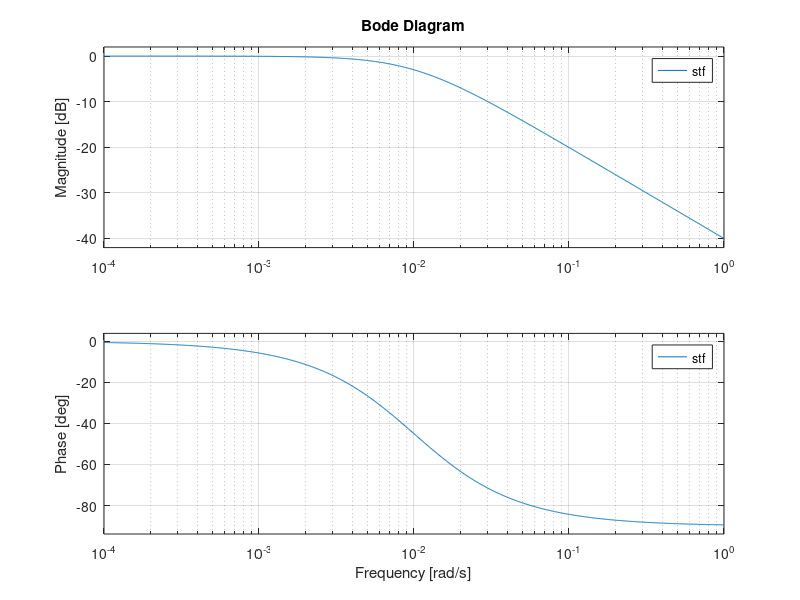

This chart was generated by the following MATLAB code:
% help lti %check you have the lti toolbox installed
% pause %press any key to advance from a pause
% s = tf('s');  % this tells Matlab that 's' is the Laplace operator rather than a matrix called s 
% G = s/(s+1)%this is one way of creating a transfer function (tf) - note ';' surpresses the output of a command
% pause
stf = feedback(series(1/25, tf(1,[4 0])),1);%tf(num,den) is another way of creating a tf
% series(a,b) multiplies two blocks in series together
% feedback(c,d) does forward/(1-loop) for block c in forward path and block d in feedback path (must equal 1 if unity feedback)

subplot(1,2,1); %splits the plots for ease of viewing
[x,t] =step(stf);%numerically calculates the time response for a unit step input

thy=1-exp(-0.01*t);%theoretical time response over the same time period

plot(t,x,t,thy,'*');% plots the numerical and theoretical results on the same axis, which should be labelled!
xlabel('Time t (secs)')
ylabel('f(t)') %add graph labels
legend({'Numerical','Theoretical'},'Location','southwest')

subplot(1,2,2); %prepares a separate subplot
bode(stf); % reuses the transfer function for further analysis
